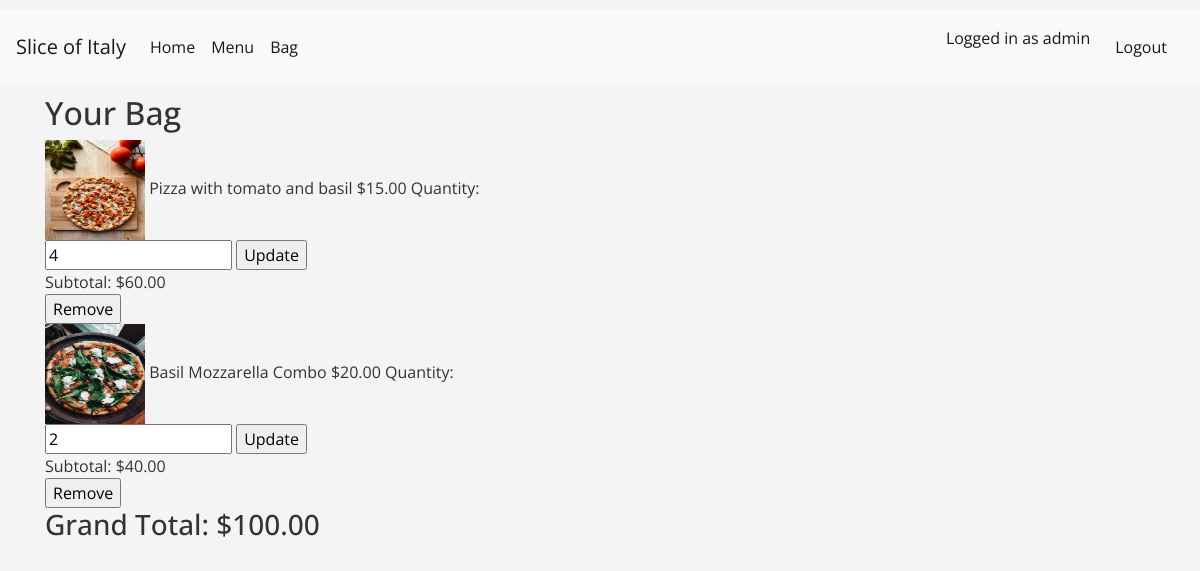
Screenshot of /bag/ (signed in) with the database file from the repository.
### bag/models.py (models this page shows, shortened)
class BagItem(models.Model):
    bag = models.ForeignKey('Bag', on_delete=models.CASCADE)
    pizza = models.ForeignKey(Pizza, on_delete=models.CASCADE)
    price = models.DecimalField(max_digits=6, decimal_places=2, default=0)
    quantity = models.IntegerField(default=1)
    subtotal = models.DecimalField(max_digits=10, decimal_places=2, default=0)

class Bag(models.Model):
    user = models.OneToOneField(settings.AUTH_USER_MODEL, on_delete=models.CASCADE)
    def grand_total(self):
        return sum(item.subtotal for item in self.bagitem_set.all())

### pizzas/models.py (models this page shows, shortened)
class Pizza(models.Model):
    category = models.ForeignKey('Category', null=True, blank=True, on_delete=models.SET_NULL)
    sku = models.CharField(max_length=254, null=True, blank=True)
    name = models.CharField(max_length=254)
    description = models.TextField()
    price = models.DecimalField(max_digits=6, decimal_places=2)
    rating = models.DecimalField(max_digits=6, decimal_places=2, null=True, blank=True)
    image_url = models.URLField(max_length=1024, null=True, blank=True)
    image = models.ImageField(null=True, blank=True)

### bag/views.py (the view)
# urls.py: path('', views.bag_view, name='bag'),
@login_required
def bag_view(request):
    try:
        user_bag = Bag.objects.get(user=request.user)
        bag_items = BagItem.objects.filter(bag=user_bag)
        for item in bag_items:
            item.subtotal = item.quantity * item.pizza.price
        total_price = bag_items.aggregate(total=Sum('subtotal'))['total'] or 0  # Calculate total price
    except Bag.DoesNotExist:
        bag_items = []
        total_price = 0
    return render(request, 'bag/bag.html', {'bag_items': bag_items, 'bag': user_bag, 'total_price': total_price})

### bag/templates/bag/bag.html (shortened to what this page needs)
{% extends 'base.html' %}
{% block content %}
<div class="container">
    <h2>Your Bag</h2>
    {% for item in bag_items %}
    <div>
        <img src="{{ item.pizza.image.url }}" alt="{{ item.pizza.name }}" style="width: 100px; height: 100px;">
        <span>{{ item.pizza.name }}</span>
        <span>${{ item.pizza.price }}</span>
        <span>Quantity: </span>
        <form method="post" action="{% url 'adjust_bag' item.id %}">
            <input type="number" name="quantity" value="{{ item.quantity }}" min="0">
            <input type="submit" value="Update">
        </form>
        <span>Subtotal: ${{ item.subtotal }}</span>
        <form method="post" action="{% url 'remove_from_bag' item.id %}">
            <input type="submit" value="Remove">
        </form>
    </div>
    {% empty %}
    <p>Your bag is empty.</p>
    {% endfor %}
    <div>
        <h3>Grand Total: ${{ bag.grand_total }}</h3>
    </div>
</div>
{% endblock %}

### templates/base.html (shortened to what this page needs)
{% load static %}
<!DOCTYPE html>
<html lang="en">
<head>
  {% block corecss %}
    <link rel="stylesheet" href="https://cdnjs.cloudflare.com/ajax/libs/font-awesome/5.15.4/css/all.min.css" />
    <link rel="stylesheet" href="https://stackpath.bootstrapcdn.com/bootstrap/4.4.1/css/bootstrap.min.css">
    <link rel="stylesheet" href="{% static '/css/base.css' %}">
  {% endblock corecss %}
</head>
<body>
  <header>
    <nav class="navbar navbar-expand-lg navbar-light bg-light">
      <a class="navbar-brand" href="{% url 'home' %}">Slice of Italy</a>
      <div class="collapse navbar-collapse" id="navbarNav">
        <ul class="navbar-nav mr-auto">
          <li class="nav-item active">
            <a class="nav-link" href="{% url 'home' %}">Home</a>
          </li>
          <li class="nav-item active">
            <a class="nav-link" href="{% url 'pizzas' %}">Menu</a>
          </li>
          <li class="nav-item active">
            <a class="nav-link" href="{% url 'bag' %}">Bag</a>
          </li>
        </ul>
        <ul class="navbar-nav">
          {% if user.is_authenticated %}
            <li class="nav-item active">
              <a class="nav-link" href="{% url 'profile' %}">Logged in as {{ user.username }}</a>
            </li>
            <li class="nav-item active">
              <form action="{% url 'logout' %}" method="post" class="nav-link">
                <button type="submit" class="btn btn-link nav-link">Logout</button>
              </form>
            </li>
          {% else %}
            <li class="nav-item active">
              <a class="nav-link" href="{% url 'profile' %}">Profile</a>
            </li>
          {% endif %}
        </ul>
      </div>
    </nav>
  </header>
  {% block content %}{% endblock content %}
</body>
</html>

### static/css/base.css (style rules this page uses)
:root { --primary-color: #008d41; --secondary-color: #F4F4F4; --accent-color: #CE2B37; --text-color: #333; --footer-background: #333; --font-primary: 'Open Sans', sans-serif; --font-secondary: 'Lobster', cursive; }
body, html { margin: 0; padding: 0; height: 100%; font-family: var(--font-primary); background-color: var(--secondary-color); color: var(--text-color); }
header { background: transparent; padding: 10px 0; text-align: left; }
.navbar-light .navbar-brand, .navbar-light .navbar-nav .nav-link { color: rgba(0,0,0,.9); }
a { color: var(--primary-color); text-decoration: none; }

### rows the page displays
BagItem: pizza.image (picture), pizza.name "Pizza with tomato and basil", pizza.price "15.00", quantity "4", subtotal "60.00"
BagItem: pizza.image (picture), pizza.name "Basil Mozzarella Combo", pizza.price "20.00", quantity "2", subtotal "40.00"
Bag: grand_total "100.00"

### other values shown
{{ user.username }} "admin"
